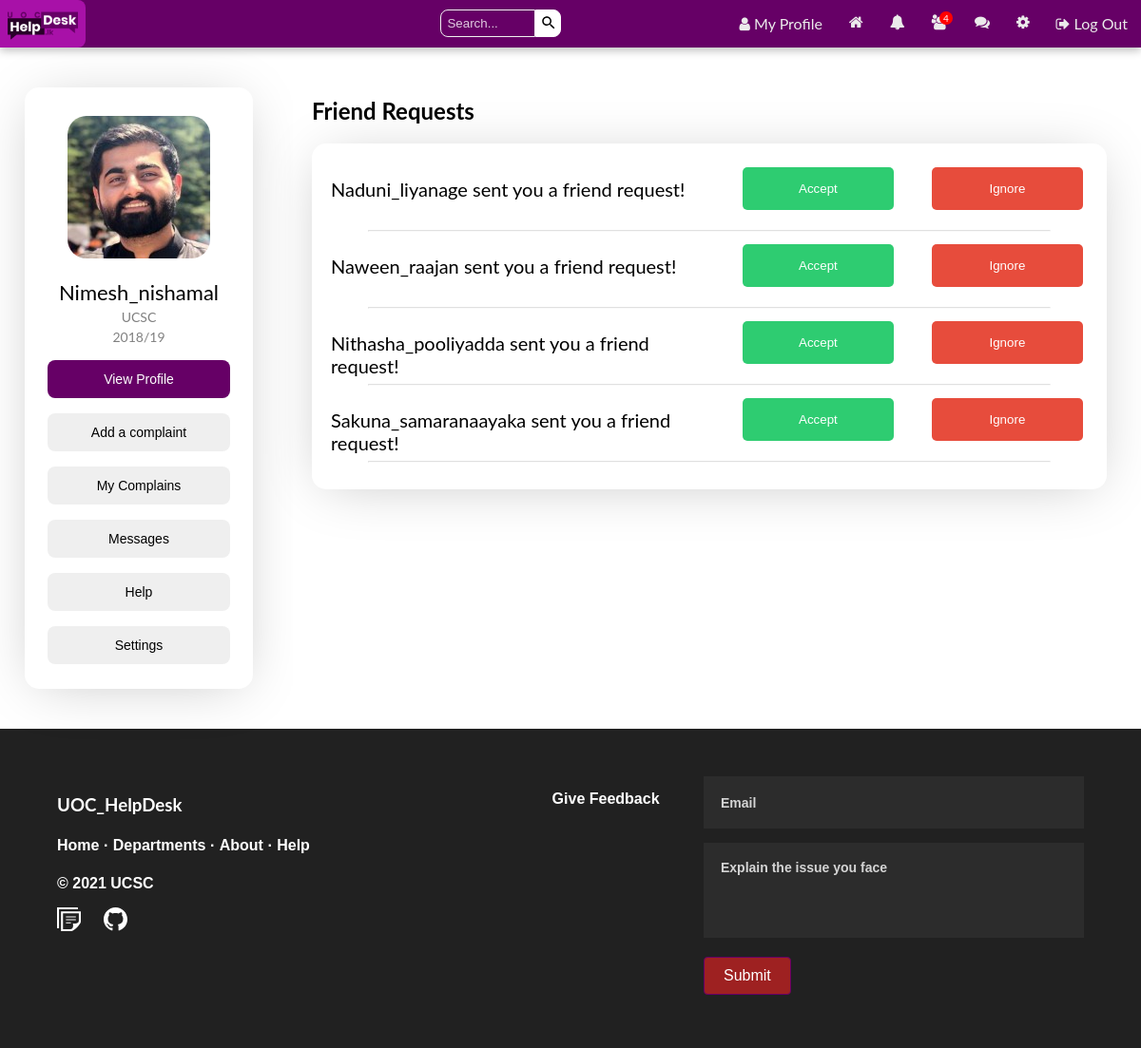
Page /app/views/requests.php (signed in) on the earlier database version.
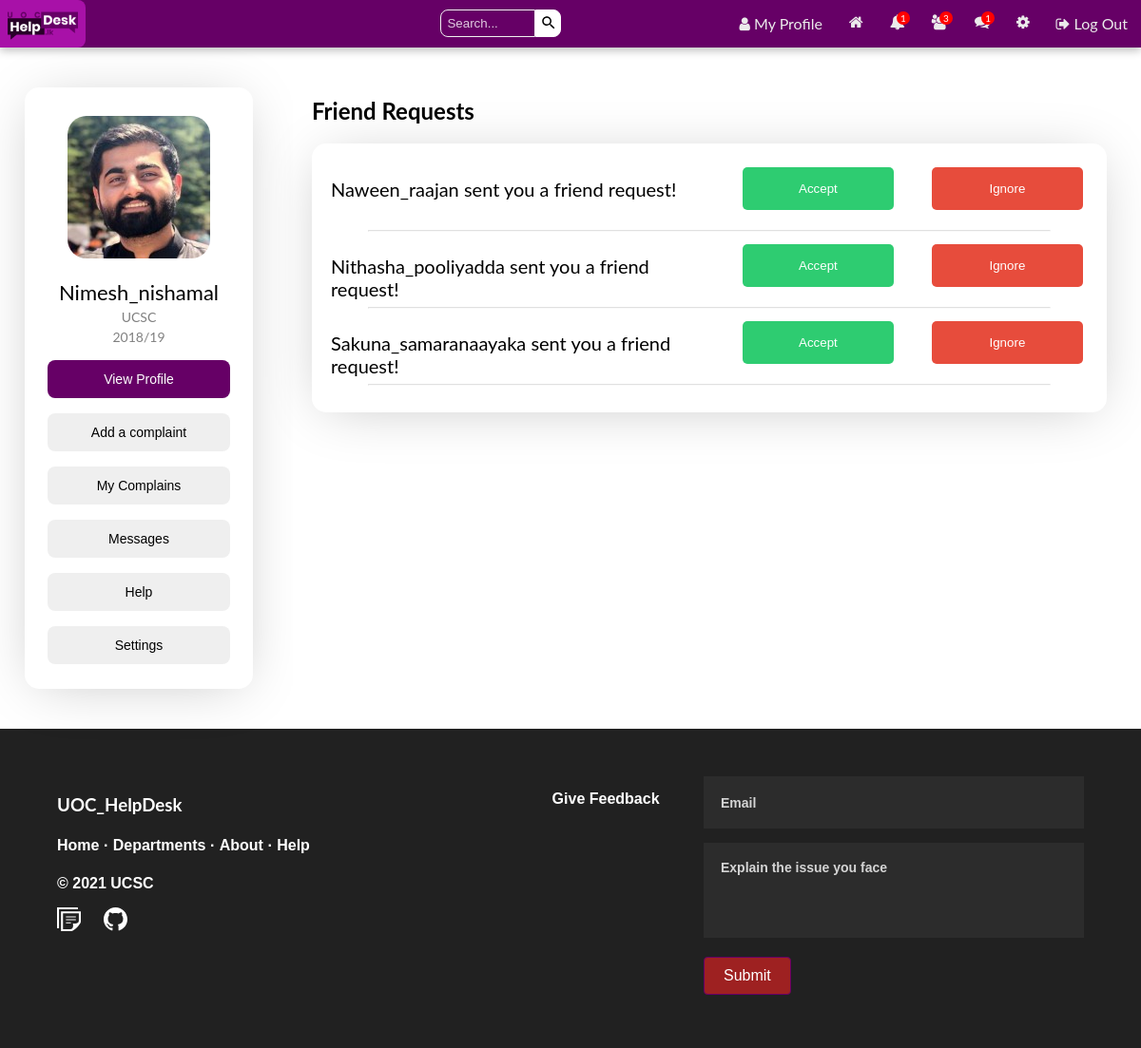
Same page on the later database version.
### tables this page shows
CREATE TABLE IF NOT EXISTS `user` (
  `id` int(11) NOT NULL AUTO_INCREMENT,
  `name` varchar(255) NOT NULL,
  `email` varchar(255) NOT NULL,
  `password` varchar(255) NOT NULL,
  `created_by` datetime NOT NULL DEFAULT CURRENT_TIMESTAMP,
  `profile_pic` varchar(255) DEFAULT NULL,
  `num_posts` int(11) DEFAULT NULL,
  `num_likes` int(255) DEFAULT NULL,
  `user_closed` varchar(3) DEFAULT NULL,
  `friend_array` text,
  `user_roll` varchar(10) NOT NULL DEFAULT 'user',
  `teleNumber` int(10) DEFAULT NULL,
  `address` varchar(500) NOT NULL,
  PRIMARY KEY (`id`)
);

CREATE TABLE IF NOT EXISTS `friend_requests` (
  `id` int(11) NOT NULL AUTO_INCREMENT,
  `user_to` varchar(50) NOT NULL,
  `user_from` varchar(50) NOT NULL,
  PRIMARY KEY (`id`)
);

### app/controllers/Notification.php (called while the page is built, shortened)
<?php
class Notification{
    private $con;
    private $user_obj;
    public function __construct($con,$user)
    {
        $this->con = $con;
        $this->user_obj = new User($con,$user);
    }
    public function getUnreadNumber() {
		$userLoggedIn = $this->user_obj->getUsername();
		$query = mysqli_query($this->con, "SELECT * FROM notifications WHERE viewed='no' AND user_to='$userLoggedIn'");
		return mysqli_num_rows($query);
	}
}
?>

### app/controllers/User.php (called while the page is built, shortened)
<?php
class User{
    private $con;
    private $user;
    public function __construct($con,$user)
    {
        $this->con = $con;
        $user_details_query = mysqli_query($con,"SELECT * FROM user WHERE name='$user'");
        $this->user = mysqli_fetch_array($user_details_query);
    }
    public function getUserName(){
        return $this->user['name'];
    }
    public function getUserEmail(){
        return $this->user['email'];
    }
    public function getNumberOfFriendRequests() {
		$username = $this->user['name'];
		$query = mysqli_query($this->con, "SELECT * FROM friend_requests WHERE user_to='$username'");
		return mysqli_num_rows($query);
	}
    public function getName(){
        $username = $this->user['name'];
        $query = mysqli_query($this->con,"SELECT name FROM user WHERE name='$username'");
        $row = mysqli_fetch_array($query);
        return $row['name'];
    }
    public function getFriendArray(){
        $username = $this->user['name'];
        $query = mysqli_query($this->con,"SELECT friend_array FROM user WHERE name='$username'");
        $row = mysqli_fetch_array($query);
        return $row['friend_array'];
    }
    public function getFaculty(){
        $userFacultyIs = $this->getUserEmail();
        $userFacultyIs = explode( '@', $userFacultyIs );
        $userFaculty = array_pop($userFacultyIs);
        if($userFaculty=='stu.fos.cmb.ac.lk') {
            $userFaculty = 'FOS';
        }
        elseif($userFaculty=='stu.foa.cmb.ac.lk') {
            $userFaculty = 'FOA';
        }
        elseif($userFaculty=='stu.ucsc.cmb.ac.lk') {
            $userFaculty = 'UCSC';
        }
        elseif($userFaculty=='stu.fmf.cmb.ac.lk') {
            $userFaculty = 'FMF';
        }
        elseif($userFaculty=='stu.science.cmb.ac.lk') {
            $userFaculty = 'SCIENCE';
        }
        elseif($userFaculty=='stu.stat.cmb.ac.lk') {
            $userFaculty = 'STAT';
        }
        elseif($userFaculty=='stu.ssp.cmb.ac.lk') {
            $userFaculty = 'SSP';
        }
        else{
            $userFaculty = "No Faculty";
        }
        return $userFaculty;
    }
}
?>

### app/controllers/Message.php (called while the page is built, shortened)
<?php
class Message{
    private $con;
    private $user_obj;
    public function __construct($con,$user)
    {
        $this->con = $con;
        $this->user_obj = new User($con,$user);
    }
    public function getUnreadNumber() {
		$userLoggedIn = $this->user_obj->getUsername();
		$query = mysqli_query($this->con, "SELECT * FROM messages WHERE viewed='no' AND user_to='$userLoggedIn'");
		return mysqli_num_rows($query);
	}
}
?>

### app/views/requests.php (the view, shortened to what this page needs)
<?php
require '../helpers/headerIn.php';
require '../views/complain.php';
?>
<link rel="stylesheet" type="text/css" href="../../public/css/temp.css">
<link rel="stylesheet" type="text/css" href="../../public/css/style.css">
<div class="container">
	<div class="column-1 box">
		<?php include('../views/pplCard.php'); ?>
	</div>
	<div class="box" style="width:100%; padding: 0px 20px 0px 20px">
        <h2>
            Friend Requests
        </h2>
        <div class="card" style="padding: 20px 20px 20px 20px">
        <?php
            $query = mysqli_query($con,"SELECT * FROM friend_requests WHERE user_to='$userLoggedIn'");
            if(mysqli_num_rows($query)==0)
                echo "You have no friend requests at this time!";
            else{
                while($row = mysqli_fetch_array($query)){
                    $user_from = $row['user_from'];
                    $user_from_obj = new User($con,$user_from);
                    echo "<div class='reqText'>";
                    echo $user_from_obj->getName() . " sent you a friend request!";
                    echo "</div>";
                    $user_from_friend_array = $user_from_obj->getFriendArray();
                    ?>
                        <form action="requests.php" method="POST">
                            <input type="submit" name="accept_request<?php echo $user_from; ?>" id="accept_button" value="Accept">
                            <input type="submit" name="ignore_request<?php echo $user_from; ?>" id="ignore_button" value="Ignore">
                        </form><hr>
                    <?php
                }
            }
        ?>
        </div>
        </div>
    </div>
<?php require '../helpers/footer.php';?>

### app/helpers/headerIn.php (shortened to what this page needs)
<?php
    require '../modules/connect.php';
    require '../controllers/User.php';
    require '../controllers/Message.php';
    require '../controllers/Notification.php';
    include '../controllers/login.php';
    require '../views/complain.php';
    if(isset($_SESSION['name'])){
        $userLoggedIn = $_SESSION['name'];
    }
    else{
        header("Location:../views/register.php");
    }
?>
<!DOCTYPE html>
    <head>
        <link rel="stylesheet" href="https://cdnjs.cloudflare.com/ajax/libs/font-awesome/4.7.0/css/font-awesome.min.css">
        <link rel="stylesheet" type="text/css" href="../../public/css/temp.css">
        <link rel="stylesheet" href="../../public/css/style.css">
    </head>
    <body>
    <?php
        $messages = new Message($con, $userLoggedIn);
        $num_messages = $messages->getUnreadNumber();
        $notifications = new Notification($con, $userLoggedIn);
        $num_notifications = $notifications->getUnreadNumber();
        $user_obj = new User($con, $userLoggedIn);
        $num_requests = $user_obj->getNumberOfFriendRequests();
	?>
    <div class="navbar" id="navbar" style="padding:0">
        <a href="../views/studentDash.php" class="link" style="float:left; padding:0; position:inline">
            <img src="../../public/img/logo/landscape.png" style="width:90px; height:50px">
        </a>
            <a href="../views/logout.php" class="nav-label"><i class="fa fa-sign-out" aria-hidden="true"></i> Log Out </a>
            <a href="../views/settings.php" class="nav-label"><i class="fa fa-cog" aria-hidden="true"></i><span class="nav-label">&nbsp Settings</span></a>
            <a href="javascript:void(0);" onclick="getDropdownData('<?php echo $userLoggedIn; ?>', 'message')" class="nav-label">
            <i class="fa fa-comments" aria-hidden="true"></i>
            <?php
                    if($num_messages > 0)
                    echo '<div class="badge" id="unread_messages">' . $num_messages . '</div>';
                ?>
            </a>
            <a href="../views/requests.php" class="nav-label">
                <?php
                    if($num_requests > 0)
                    echo '<div class="badge" id="unread_requests">' . $num_requests . '</div>';
                ?>
            </a>
            <a href="javascript:void(0);" onclick="getDropdownData('<?php echo $userLoggedIn; ?>', 'notification')" class="nav-label">
                <i class="fa fa-bell" aria-hidden="true"></i>
                <?php
                    if($num_notifications > 0)
                        echo '<div span class="badge" id="unread_notification">' . $num_notifications . '</div>';
                ?>
            </a>
            <?php
            global $userType;
            if(!isset($userType))
            {
                if($userType==1)
                {
                    echo '<a href="../views/staffHome.php" class="nav-label">
                    <i class="fa fa-home" aria-hidden="true"></i>
                    <span class="nav-label">Home</span>';
                }
                else
                {
                    echo '<a href="../views/studentDash.php" class="nav-label">
                    <i class="fa fa-home" aria-hidden="true"></i>
                    <span class="nav-label">Home</span>';
                }
            }
            else
                {
                    echo '<a href="../views/studentDash.php" class="nav-label">
                    <i class="fa fa-home" aria-hidden="true"></i>
                    <span class="nav-label">Home</span>';
                }
            ?>
            <a href= "<?php echo $userLoggedIn; ?>" class="nav-label"><i class="fa fa-user" aria-hidden="true"></i>&nbspMy Profile</a>
            <div class="search">
                <form action="search.php" method="GET" name="search_form">
                    <input type="text" onkeyup="getLiveSearchUsers(this.value, '<?php echo $userLoggedIn; ?>')" name="q" placeholder="Search..." autocomplete="off" id="search_text_input">
                    <div class="button_holder">
                        <img src="../../public/img/icons/search.svg">
                    </div>
                </form>
		    </div>
        </div>

### app/views/pplCard.php
<div class="card">
	<img src="<?php echo $user['profile_pic'];?>" style="border-radius:20px; margin-top:10px;">
	<p class="pplTitle"><?php echo $user['name']; ?></p>
	<p class="pplFac">
		<?php
		$ni = new User($con,$userLoggedIn);
		$ni2 = $ni->getFaculty();
		echo $ni2;
		?></p>
	<p class="pplFac">2018/19</p>
	<p><button class="pplButton pplButtonMain" onclick="location.href='<?php echo $userLoggedIn; ?>'">View Profile</button></p>
	<p><button class="pplButton" onclick="openForm()">Add a complaint</button></p>
	<p><button class="pplButton" onclick="location.href='inquiry.php';">My Complains</button></p>
	<p><button class="pplButton" onclick="location.href='messages.php';">Messages</button></p>
	<p><button class="pplButton" onclick="location.href='studentHelp.php';">Help</button></p>
	<p><button class="pplButton" onclick="location.href='settings.php';">Settings</button></p>
</div>

### app/helpers/footer.php
<footer class="footer-distributed">
			<div class="footer-left">
				<h3 style="color:white">UOC_HelpDesk</h3>
				<p class="footer-links">
					<a href="navbar#">Home</a>
					·
					<a href="#">Departments</a>
					·
					<a href="#">About</a>
					·
					<a href="#">Help</a>
				</p>
				<p>© 2021 UCSC </p>
				<div class="footer-links">
					<a href="#drive"><img src="../../public/img/icons/document.svg" width="25px" class="invert" style="margin-right: 20px"></a>
					<a href="#github"><img src="../../public/img/icons/github.svg" width="25px" class="invert"></a>
				</div>
			</div>
			<div class="footer-right">
				<p style="Margin-bottom: 10px">Give Feedback</p>
				<form action="" method="post">
					<input type="text" name="email" placeholder="Email">
					<textarea name="message" placeholder="Explain the issue you face"></textarea>
					<input type="submit" value="Submit" class="mainbtn submitbtn">
				</form>
			</div>
</footer>
</body>
</html>

### public/css/temp.css (style rules this page uses)
a { text-decoration: none; color: #000; }
.reqText { background-color: #ffffff; font-size: 20px; float: left; padding-top: 2%; width: 50%; text-align : left; }
#accept_button { width: 20%; border-radius: 5px; margin: 5px; border: none; color: #fff; background-color: #2ecc71; padding: 15px 0px 15px 0px; text-align: center; display: inline-block; }
#ignore_button { width: 20%; border-radius: 5px; margin: 5px; border: none; color: #fff; padding: 15px 0px 15px 0px; background-color: #e74c3c; float: right; }
.search { margin: 8px 0 0 15%; width: 300px; z-index: 200; box-sizing: border-box; float: right; border-radius: 10px; padding: 0; margin-bottom:0 ; padding-bottom: 0; margin-top: 10px; }
.search #search_text_input { border: 1px solid #f0f0f0; background-color: #66006600; color: #fff; float: left; outline: 0; width: 100px; padding: 6px; border-top-right-radius: 0; border-bottom-right-radius: 0; border-top-left-radius: 8px; border-bottom-left-radius: 8px; }
::placeholder { color: white; opacity: 0.8 }
.button_holder { background-color: #fff; border: 1px solid #ffffff; cursor: pointer; float: left; height: 1.7em; text-align: center; width:25px; border-top-right-radius: 8px; border-bottom-right-radius: 8px; }
.button_holder img { margin-top: 4px; width: 18px; }

### public/css/style.css (style rules this page uses)
html, body { height: 100%; margin: 0px; top:0; }
hr { opacity: 0.3; width: 90%; }
.mainbtn { background-color: white; max-width: 300px; border: 2px solid #660066; color: black; padding: 10px 20px 10px 20px; text-align: center; text-decoration: none; display: inline-block; font-size: 16px; border-radius: 4px; cursor: pointer; }
.submitbtn { background-color: #9e2121; color: white; border: 1px solid #660066; }
.invert { filter: brightness(0) invert(1); }
.container { display: flex; width: 100%; }
.column-1 { flex-shrink: 0; flex-basis: 20%; }
.box { background-color: white; padding: 10px; border-radius: 12px; margin: 2rem 1rem 2rem 1rem; }
.card { box-shadow: 0 5px 60px -14px rgba(0, 0, 0, 0.25); width: auto; margin: auto; text-align: center; border-radius: 15px; padding-top:20px; padding-bottom: 10px; }
.pplTitle { color: black; font-size: 22px; margin-bottom: 2px; }
.pplFac { color: grey; font-size: 14px; margin-top: 4px; margin-bottom: 4px; }
.pplButton { width: 80%; height: 40px; font-size: 14px; border: none; border-radius: 8px; }
.pplButtonMain { background-color: #660066; color:white; }
.staffCard button:hover, { background-color: #9b9b9b; opacity: 1; }
.navbar { overflow: hidden; background-color: #660066; box-shadow: 0 4px 8px 0 #c7c7c7; padding-top: 5px; padding-bottom: 0px; z-index: 10; }
.nav-label { margin-top: 5px; font-size: 10px; position: relative; float: right; color: #ebebeb; text-align: center; padding: 10px 14px 10px 14px; text-decoration: none; font-size: 16px; }
.nav-label .badge { position: absolute; top: 20%; right: 20%; padding: 1px 4px; border-radius: 50%; background-color: #ff0000; color: white; font-size: 10px; box-shadow: 1px black; }
.footer-distributed { background: #212121; box-shadow: 0 1px 1px 0 rgba(0, 0, 0, 0.12); box-sizing: border-box; width: 100%; font: bold 16px sans-serif; text-align: left; padding: 50px 60px 40px; overflow: hidden; color: white; }
.footer-distributed .footer-left { float: left; }
.footer-distributed .footer-links { color: #ffffff; margin: 0 0 10px; padding: 0; }
.footer-distributed .footer-links a { display:inline-block; line-height: 1.8; text-decoration: none; color: inherit; }
.footer-distributed .footer-right { float: right; }
.footer-distributed .footer-right p { display: inline-block; vertical-align: top; margin: 15px 42px 0 0; color: #ffffff; }
.footer-distributed form { display: inline-block; }
.footer-distributed form input[type = text], .footer-distributed form textarea { display: block; box-sizing: border-box; background-color: #2c2c2c; border: none; resize: none; font-size: 14px; color: #d1d2d2; width: 400px; padding: 18px; }
.footer-distributed form input[type = text] { height: 55px; margin-bottom: 15px; font: bold 14px sans-serif; }
.footer-distributed form textarea { height: 100px; margin-bottom: 20px; font: bold 14px sans-serif; }

### app/helpers/headerIn.php (style rules this page uses)
body,h1,h2,h3,h4,h5,h6 { font-family: "Lato", sans-serif }
.w3-bar,h1,button { font-family: "Montserrat", sans-serif }

Differences in the rows shown:
removed friend_requests: user.name "Naduni_liyanage"
Other differences:
$num_messages: (not shown) → "1"
$num_requests: "4" → "3"
$num_notifications: (not shown) → "1"
